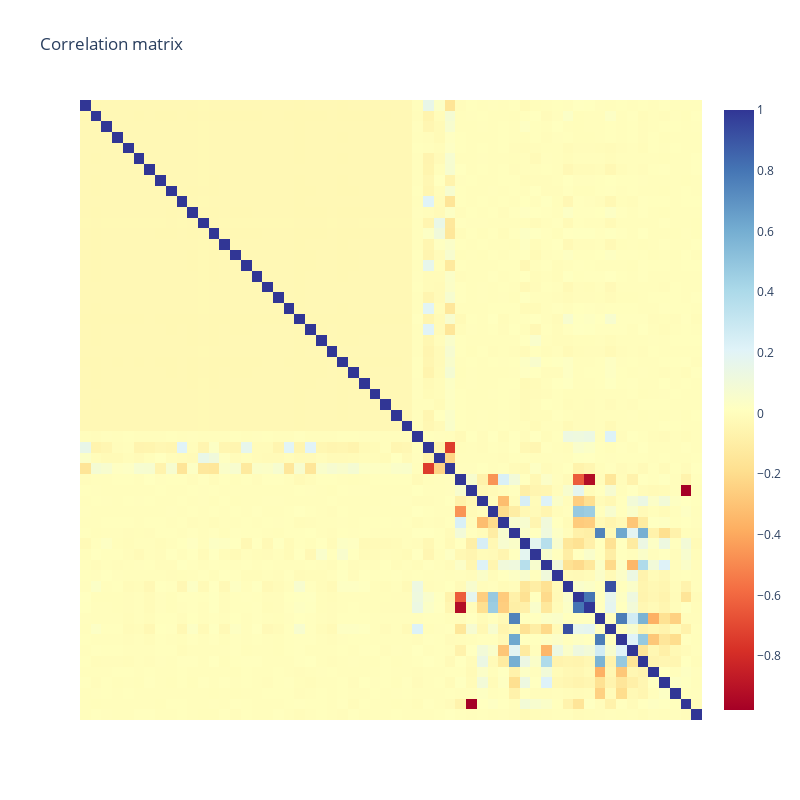

The notebook cell saved with this chart:
### Markdown cell above
## Correlation Analysis

### Code cell
import plotly.graph_objects as go

correlation_matrix = encoded_df.corr()
fig = go.Figure(
    data=go.Heatmap(
        z=correlation_matrix,
        x=list(encoded_df.columns),
        y=list(encoded_df.columns),
        colorscale="rdylbu",
    )
)

fig.update_layout(
    showlegend=False, width=800, height=800, autosize=False, title="Correlation matrix"
)

fig.update_yaxes(showticklabels=False, autorange="reversed")
fig.update_xaxes(showticklabels=False)
fig.show()

### Figure 1 — Plotly figure (JSON) as saved in the notebook; plotly's stock layout.template omitted (floating-point values rounded to 4 significant figures; data arrays with more than 128 entries replaced by an {"elided": "..."} marker saying what was removed)
{"data": [{"colorscale": [[0, "rgb(165,0,38)"], [0.1, "rgb(215,48,39)"], [0.2, "rgb(244,109,67)"], [0.3, "rgb(253,174,97)"], [0.4, "rgb(254,224,144)"], [0.5, "rgb(255,255,191)"], [0.6, "rgb(224,243,248)"], [0.7, "rgb(171,217,233)"], [0.8, "rgb(116,173,209)"], [0.9, "rgb(69,117,180)"], [1, "rgb(49,54,149)"]], "type": "heatmap", "x": ["posteam_ATL", "posteam_BAL", "posteam_BUF", "posteam_CAR", "posteam_CHI", "posteam_CIN", "posteam_CLE", "posteam_DAL", "posteam_DEN", "posteam_DET", "posteam_GB", "posteam_HOU", "posteam_IND", "posteam_JAX", "posteam_KC", "posteam_LA", "posteam_LAC", "posteam_LV", "posteam_MIA", "posteam_MIN", "posteam_NE", "posteam_NO", "posteam_NYG", "posteam_NYJ", "posteam_PHI", "posteam_PIT", "posteam_SEA", "posteam_SF", "posteam_TB", "posteam_TEN", "posteam_WAS", "posteam_type_home", "roof_dome", "roof_open", "roof_outdoors", "yardline_100", "game_seconds_remaining", "down", "goal_to_go", "ydstogo", "yards_gained", "shotgun", "no_huddle", "qb_dropback", "qb_scramble", "score_differential", "td_prob", "ep", "epa", "wp", "wpa", "first_down_rush", "first_down_pass", "interception", "qb_hit", "fumble", "series", "div_game"], "y": ["posteam_ATL", "posteam_BAL", "posteam_BUF", "posteam_CAR", "posteam_CHI", "posteam_CIN", "posteam_CLE", "posteam_DAL", "posteam_DEN", "posteam_DET", "posteam_GB", "posteam_HOU", "posteam_IND", "posteam_JAX", "posteam_KC", "posteam_LA", "posteam_LAC", "posteam_LV", "posteam_MIA", "posteam_MIN", "posteam_NE", "posteam_NO", "posteam_NYG", "posteam_NYJ", "posteam_PHI", "posteam_PIT", "posteam_SEA", "posteam_SF", "posteam_TB", "posteam_TEN", "posteam_WAS", "posteam_type_home", "roof_dome", "roof_open", "roof_outdoors", "yardline_100", "game_seconds_remaining", "down", "goal_to_go", "ydstogo", "yards_gained", "shotgun", "no_huddle", "qb_dropback", "qb_scramble", "score_differential", "td_prob", "ep", "epa", "wp", "wpa", "first_down_rush", "first_down_pass", "interception", "qb_hit", "fumble", "series", "div_game"], "z": {"elided": "58x58 float values"}}], "layout": {"autosize": false, "height": 800, "showlegend": false, "title": {"text": "Correlation matrix"}, "width": 800, "xaxis": {"showticklabels": false}, "yaxis": {"autorange": "reversed", "showticklabels": false}}}
